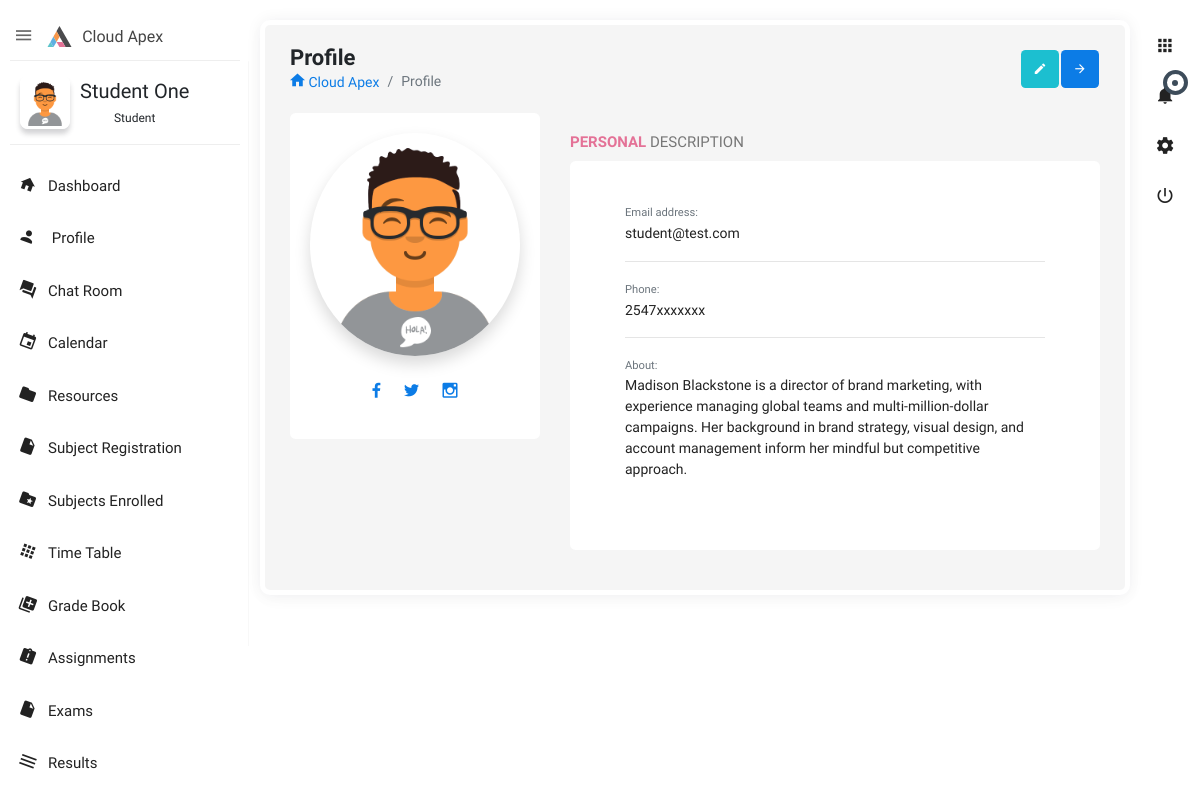
The app's page /student/profile/ (signed in) with its own data.
### student/models.py (models this page shows, shortened)
class Student(models.Model):
   first_name = models.CharField(max_length=100)
   last_name = models.CharField(max_length=100)
   contact_no = models.CharField(max_length=20,default='2547xxxxxxx')
   parent_name = models.CharField(max_length=100)
   parent_phone_no = models.CharField(max_length=20,default='2547xxxxxxx')
   city = models.CharField(max_length=100,default='Nairobi')
   country = models.CharField(max_length=100,default='Kenya')
   profile = models.ImageField(blank=True,null=True,upload_to='profile/')
   user = models.OneToOneField(Account,on_delete=models.CASCADE)
   about = models.TextField(max_length=500,blank=True,null=True)

### account/models.py (models this page shows, shortened)
class Account(AbstractBaseUser):
    email           =models.EmailField(max_length=255, unique=True, verbose_name='Email')
    is_manager =    models.BooleanField(default=False, verbose_name='Manager')
    is_teacher =    models.BooleanField(default=False,verbose_name= 'Teacher')
    is_student =    models.BooleanField(default=False, verbose_name='Student')
    is_suspended =  models.BooleanField(default=False, verbose_name='Suspended')
    is_active =     models.BooleanField(default=True, verbose_name='Active')
    is_staff =      models.BooleanField(default=False, verbose_name='Staff')
    is_admin =      models.BooleanField(default=False, verbose_name='Admin')
    date_joined     = models.DateTimeField(verbose_name='Date Joined',auto_now_add= True)
    last_login      = models.DateTimeField(verbose_name='Last Active', auto_now=True)
    class Meta:
        db_table = 'Account'
    USERNAME_FIELD = 'email'
    REQUIRED_FIELDS = []
    objects = AccountManager()

### student/views.py (the view)
# urls.py: path('profile/',views.StudentProfile.as_view(),name='student_profile'),
class StudentProfile(View):
   template_name = 'student/profile.html'
   @method_decorator(login_required, 'signin')
   def get(self, request):
      user_id = request.user.id
      student_id = getLogedInStudentId(user_id)
      student = Student.objects.get(id=student_id)
      context = {
         'student': student,
         'school_name': constants.SCHOOL_NAME,
      }
      return render(request, self.template_name, context)

### student/views.py (called while the page is built)
def getLogedInStudentId(user_id):
    s = Student.objects.get(user_id=user_id)
    return s.id

### templates/student/profile.html (shortened to what this page needs)
{% extends 'includes/student_base.html' %} {% load static %} {% block content %}
<section class="content">
    <div class="body_scroll">
        <div class="block-header">
            <div class="row">
                <div class="col-lg-7 col-md-6 col-sm-12">
                    <h2>Profile</h2>
                    <ul class="breadcrumb">
                        <li class="breadcrumb-item"><a href="index.html"><i class="zmdi zmdi-home"></i> {{school_name}}</a></li>
                        <li class="breadcrumb-item active">Profile</li>
                    </ul>
                </div>
                <div class="col-lg-5 col-md-6 col-sm-12">
                    <button class="btn btn-primary btn-icon float-right right_icon_toggle_btn" type="button"><i class="zmdi zmdi-arrow-right"></i></button>
                    <a href="{% url 'student_edit_profile' %}" class="btn btn-info btn-icon float-right"><i class="zmdi zmdi-edit"></i></a>
                </div>
            </div>
        </div>
        <div class="container-fluid">
            <div class="row clearfix">
                <div class="col-lg-4 col-md-12">
                    <div class="card mcard_3">
                        <div class="body">
                            <a href="profile.html"><img src="{{ student.profile.url }}" class="rounded-circle shadow " alt="profile-image"></a>
                            <div class="row">
                                <div class="col-12">
                                    <ul class="social-links list-unstyled">
                                        <li><a title="facebook" href="javascript:void(0);"><i class="zmdi zmdi-facebook"></i></a></li>
                                        <li><a title="twitter" href="javascript:void(0);"><i class="zmdi zmdi-twitter"></i></a></li>
                                        <li><a title="instagram" href="javascript:void(0);"><i class="zmdi zmdi-instagram"></i></a></li>
                                    </ul>
                                </div>
                            </div>
                        </div>
                    </div>
                </div>
                <div class="col-lg-8 col-md-12">
                    <div class="card">
                        <div class="header">
                            <h2><strong>Personal</strong> Description</h2>
                        </div>
                        <div class="body">
                            <div>
                                <div class="col-12">
                                    <div class="card">
                                        <div class="body">
                                            <small class="text-muted">Email address: </small>
                                            <p>{{ student.user.email }}</p>
                                            <hr>
                                            <small class="text-muted">Phone: </small>
                                            <p>{{ student.contact_no }}</p>
                                            <hr>
                                            <small class="text-muted">About: </small> <br>
                                            <span>{{ student.about }}</span>
                                        </div>
                                    </div>
                                </div>
                            </div>
                        </div>
                    </div>
                </div>
            </div>
        </div>
    </div>
</section>
{% endblock %}

### templates/includes/student_base.html (shortened to what this page needs)
{% load static %} {% load active_link_tags %}
<!doctype html>
<html class="no-js" lang="en">
<head>
    <link rel="stylesheet" href="{% static 'assets/plugins/bootstrap/css/bootstrap.min.css' %}">
    <link rel="stylesheet" href="{% static 'assets/plugins/jvectormap/jquery-jvectormap-2.0.3.min.css' %}" />
    <link rel="stylesheet" href="{% static 'assets/plugins/charts-c3/plugin.css' %}" />
    <link rel="stylesheet" href="{% static 'assets/plugins/morrisjs/morris.min.css' %}" />
    <link rel="stylesheet" href="{% static 'assets/css/style.min.css' %}">
</head>
<body class="theme-blush">
    <div class="navbar-right">
        <ul class="navbar-nav">
            <li class="dropdown">
                <a href="javascript:void(0);" class="dropdown-toggle" title="App" data-toggle="dropdown" role="button"><i class="zmdi zmdi-apps"></i></a>
            </li>
            <li class="dropdown">
                <a href="javascript:void(0);" class="dropdown-toggle" title="Notifications" data-toggle="dropdown" role="button"><i class="zmdi zmdi-notifications"></i>
                <div class="notify"><span class="heartbit"></span><span class="point"></span></div>
            </a>
            </li>
            <li><a href="javascript:void(0);" class="js-right-sidebar" title="Setting"><i class="zmdi zmdi-settings zmdi-hc-spin"></i></a></li>
            <li><a href="sign-in.html" class="mega-menu" title="Sign Out"><i class="zmdi zmdi-power"></i></a></li>
        </ul>
    </div>
    <aside id="leftsidebar" class="sidebar">
        <div class="navbar-brand">
            <button class="btn-menu ls-toggle-btn" type="button"><i class="zmdi zmdi-menu"></i></button>
            <a href="index.html"><img src="{% static 'assets/images/logo.svg' %}" width="25" alt="Aero"><span class="m-l-10">{{ school_name }}</span></a>
        </div>
        <div class="menu">
            <ul class="list">
                <li>
                    <div class="user-info">
                        <a class="image" href="profile.html"><img src="{{ student.profile.url }}" alt="User"></a>
                        <div class="detail">
                            <h4>{{ student.first_name }} {{ student.last_name }} </h4>
                            <small>Student</small>
                        </div>
                    </div>
                </li>
                <li class="{% active_link 'student_dashboard' 'active open' strict=True %}">
                    <a href="{% url 'student_dashboard' %}"><i class="zmdi zmdi-home"></i><span>Dashboard</span></a>
                </li>
                <li class="{% active_link 'student_profile' 'active open' strict=True %}">
                    <a href="{% url 'student_profile' %}"><i class="zmdi zmdi-account"></i><span>  Profile</span></a>
                </li>
                <li class="{% active_link 'student_chat' 'active open' strict=True %}">
                    <a href="{% url 'student_chat' %}"><i class="zmdi zmdi-comments"></i><span>Chat Room</span></a>
                </li>
                <li class="{% active_link 'student_calendar' 'active open' strict=True %}">
                    <a href="{% url 'student_calendar' %}"><i class="zmdi zmdi-calendar"></i><span>Calendar</span></a>
                </li>
                <li class="{% active_link 'student_resources' 'active open' strict=True %}">
                    <a href="{% url 'student_resources' %}"><i class="zmdi zmdi-folder"></i><span>Resources</span></a>
                </li>
                <li class="{% active_link 'student_subject_registration' 'active open' strict=True %}">
                    <a href="{% url 'student_subject_registration' %}"><i class="zmdi zmdi-file"></i><span>Subject Registration</span></a>
                </li>
                <li class="{% active_link 'student_subjects_enrolled' 'active open' strict=True %}">
                    <a href="{% url 'student_subjects_enrolled' %}"><i class="zmdi zmdi-folder-star"></i><span>Subjects Enrolled</span></a>
                </li>
                <li class="{% active_link 'student_timetable' 'active open' strict=True %}">
                    <a href="{% url 'student_timetable' %}"><i class="zmdi zmdi-apps"></i><span>Time Table</span></a>
                </li>
                <li class="{% active_link 'student_gradebook' 'active open' strict=True %}">
                    <a href="{% url 'student_gradebook' %}"><i class="zmdi zmdi-collection-plus"></i><span>Grade Book</span></a>
                </li>
                <li class="{% active_link 'student_assignments' 'active open' strict=True %}">
                    <a href="{% url 'student_assignments' %}"><i class="zmdi zmdi-assignment-alert"></i><span>Assignments</span></a>
                </li>
                <li class="{% active_link 'student_exams' 'active open' strict=True %}">
                    <a href="{% url 'student_exams' %}"><i class="zmdi zmdi-file"></i><span>Exams</span></a>
                </li>
                <li class="{% active_link 'student_results' 'active open' strict=True %}">
                    <a href="{% url 'student_results' %}"><i class="zmdi zmdi-menu"></i><span>Results</span></a>
                </li>
                <li class="{% active_link 'student_fees' 'active open' strict=True %}">
                    <a href="{% url 'student_fees' %}"><span>Fees</span></a>
                </li>
                <br><br><br><br>
            </ul>
        </div>
    </aside>
    {% block content %} {% endblock %}
</body>
</html>

### records on screen
Student: profile (picture), first_name "Student", last_name "One", user.email "student@test.com", contact_no "2547xxxxxxx", about "Madison Blackstone is a director of brand marketing, with experience managing global teams and multi-million-dollar campaigns. Her background in brand strategy, visual design, and account management inform her mindful but competitive approach."

### other values on screen
{{ school_name }} "Cloud Apex"
